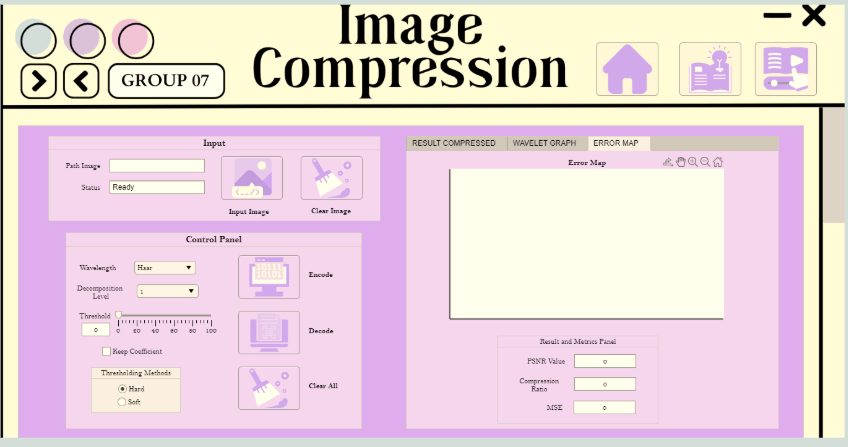
#> input picture images/gui_error_map_tab.png, 848 x 447 px
$ python demo.py ../images/gui_error_map_tab.png
#> lines starting #> are read from the running program, lines starting #| are printed output that depends on the picture
### python/wavelet_compression.py
"""
Wavelet image compression — Python port of the MATLAB app's core algorithm.

Mirrors the steps in matlab/simsim.mlapp:
    rgb2gray -> wavedec2 -> wthresh (hard/soft, all coefficients) -> waverec2
    -> MSE, PSNR, compression ratio (non-zero coefficients before / after)

MATLAB  -> PyWavelets
    wavedec2 / waverec2 (default 'sym' mode) -> pywt.wavedec2 / waverec2 (mode='symmetric')
    wthresh(C, 'h'|'s', T)                   -> pywt.threshold(C, T, 'hard'|'soft')
"""

from dataclasses import dataclass

import numpy as np
import pywt

# Same mapping as the dropdown in the MATLAB app
WAVELETS = {
    "Haar": "haar",
    "Daubechies": "db4",
    "Symlets": "sym4",
    "Coiflets": "coif2",
    "Biorthogonal": "bior2.2",
}


@dataclass
class CompressionResult:
    original: np.ndarray        # grayscale input (float64, 0-255)
    reconstructed: np.ndarray   # image after thresholding + inverse DWT
    coeffs: list                # wavelet coefficients before thresholding
    coeffs_thresh: list         # wavelet coefficients after thresholding
    mse: float
    psnr: float
    compression_ratio: float

    @property
    def error_map(self) -> np.ndarray:
        return np.abs(self.original - self.reconstructed)


def rgb2gray(img: np.ndarray) -> np.ndarray:
    """MATLAB rgb2gray: ITU-R BT.601 weights, rounded to uint8."""
    if img.ndim == 2:
        return img.astype(np.float64)
    rgb = img[..., :3].astype(np.float64)
    gray = rgb @ np.array([0.298936021293775, 0.587043074451121, 0.114020904255103])
    return np.round(gray).clip(0, 255)


def compress(img: np.ndarray, wavelet: str = "Haar", level: int = 1,
             threshold: float = 0.0, method: str = "hard") -> CompressionResult:
    """Run the full encode -> threshold -> decode pipeline on one image."""
    if not 1 <= level <= 5:
        raise ValueError("level must be between 1 and 5")
    if method not in ("hard", "soft"):
        raise ValueError("method must be 'hard' or 'soft'")

    wname = WAVELETS.get(wavelet, wavelet)
    gray = rgb2gray(img)

    # Encode: 2-D discrete wavelet transform
    coeffs = pywt.wavedec2(gray, wname, mode="symmetric", level=level)

    # Threshold every coefficient (approximation + details), like wthresh(C, ...) on the full vector
    arr, slices = pywt.coeffs_to_array(coeffs)
    arr_t = arr.copy() if threshold <= 0 else pywt.threshold(arr, threshold, mode=method)
    coeffs_t = pywt.array_to_coeffs(arr_t, slices, output_format="wavedec2")

    # Decode: inverse DWT, cropped to the original size
    rec = pywt.waverec2(coeffs_t, wname, mode="symmetric")[: gray.shape[0], : gray.shape[1]]

    mse = float(np.mean((gray - rec) ** 2))
    psnr = float(10 * np.log10(255.0**2 / mse)) if mse > 0 else float("inf")
    nz_before = np.count_nonzero(arr)
    nz_after = np.count_nonzero(arr_t)
    cr = nz_before / nz_after if nz_after > 0 else float("inf")

    return CompressionResult(gray, rec, coeffs, coeffs_t, mse, psnr, cr)


def coeff_image(coeffs: list) -> np.ndarray:
    """Pyramid layout of the coefficients (like wcodemat), each sub-band scaled to 0-1."""
    norm = [_scale(coeffs[0])]
    for detail in coeffs[1:]:
        norm.append(tuple(_scale(np.abs(d)) for d in detail))
    arr, _ = pywt.coeffs_to_array(norm)
    return arr


def _scale(x: np.ndarray) -> np.ndarray:
    x = np.asarray(x, dtype=np.float64)
    lo, hi = np.percentile(x, 1), np.percentile(x, 99)
    return np.clip((x - lo) / (hi - lo + 1e-12), 0, 1)

### python/demo.py
"""
Generates the figures and results table in the README.

    pip install -r requirements.txt
    python python/demo.py                 # uses the sample image
    python python/demo.py path/to/img.png # or your own image
"""

import sys
from pathlib import Path

import matplotlib

matplotlib.use("Agg")
import matplotlib.pyplot as plt
import numpy as np
from skimage import data, io

from wavelet_compression import WAVELETS, coeff_image, compress

ROOT = Path(__file__).resolve().parents[1]
OUT = ROOT / "images"
OUT.mkdir(exist_ok=True)

SURFACE = "#fcfcfb"
INK = "#0b0b0b"
INK_2 = "#5f5e57"
GRID = "#e4e3dd"
SERIES = {"hard": "#2a78d6", "soft": "#eb6834"}

plt.rcParams.update({
    "figure.facecolor": SURFACE,
    "axes.facecolor": SURFACE,
    "savefig.facecolor": SURFACE,
    "text.color": INK,
    "axes.labelcolor": INK_2,
    "xtick.color": INK_2,
    "ytick.color": INK_2,
    "axes.edgecolor": GRID,
    "font.size": 11,
})


def load_image():
    if len(sys.argv) > 1:
        return io.imread(sys.argv[1]), Path(sys.argv[1]).name
    # NASA photo of astronaut Eileen Collins (public domain), bundled with scikit-image
    return data.astronaut(), "astronaut (NASA, public domain)"


def show(ax, img, title, cmap="gray"):
    ax.imshow(img, cmap=cmap)
    ax.set_title(title, fontsize=12, color=INK, pad=8)
    ax.axis("off")


def pipeline_figure(img, wavelet="Daubechies", level=3, threshold=30, method="hard"):
    r = compress(img, wavelet, level, threshold, method)
    fig, axes = plt.subplots(1, 5, figsize=(20, 4.6))
    show(axes[0], r.original, "Original (grayscale)")
    show(axes[1], coeff_image(r.coeffs), "Wavelet coefficients")
    show(axes[2], coeff_image(r.coeffs_thresh), f"After {method} threshold (T={threshold})")
    show(axes[3], np.clip(r.reconstructed, 0, 255), "Reconstructed")
    show(axes[4], r.error_map, "Error map", cmap="magma")
    fig.suptitle(
        f"{wavelet} ({WAVELETS[wavelet]}), level {level}   ·   "
        f"PSNR {r.psnr:.2f} dB   ·   MSE {r.mse:.2f}   ·   compression ratio {r.compression_ratio:.2f}",
        fontsize=13, color=INK, y=0.04,
    )
    fig.tight_layout(rect=(0, 0.09, 1, 1))
    fig.savefig(OUT / "pipeline.png", dpi=110)
    plt.close(fig)
    return r


def threshold_grid(img, wavelet="Daubechies", level=3, thresholds=(10, 40, 80)):
    fig, axes = plt.subplots(2, len(thresholds), figsize=(4.6 * len(thresholds), 10))
    for row, method in enumerate(("hard", "soft")):
        for col, t in enumerate(thresholds):
            r = compress(img, wavelet, level, t, method)
            show(axes[row, col], np.clip(r.reconstructed, 0, 255),
                 f"{method.title()}, T={t}\nPSNR {r.psnr:.1f} dB · CR {r.compression_ratio:.1f}×")
    fig.tight_layout(h_pad=2.5)
    fig.savefig(OUT / "threshold_comparison.png", dpi=100)
    plt.close(fig)


def rate_distortion(img, wavelet="Daubechies", level=3):
    thresholds = np.arange(5, 101, 5)  # T=0 is lossless (PSNR ~ infinite), so it is left out
    fig, ax = plt.subplots(figsize=(8, 5))
    for method in ("hard", "soft"):
        pts = [compress(img, wavelet, level, t, method) for t in thresholds]
        cr = [p.compression_ratio for p in pts]
        ps = [p.psnr for p in pts]
        ax.plot(cr, ps, color=SERIES[method], lw=2, marker="o", ms=5,
                markeredgecolor=SURFACE, markeredgewidth=1.5, label=f"{method} thresholding")
        ax.annotate(method.title(), (cr[-1], ps[-1]), xytext=(8, 7 if method == "hard" else -7),
                    textcoords="offset points", color=INK, fontsize=11, va="center")
    ax.set_xscale("log")
    ax.set_xlabel("Compression ratio (non-zero coefficients before / after, log scale)")
    ax.set_ylabel("PSNR (dB)")
    ax.set_title(f"Quality vs. compression — {wavelet} level {level}, T = 5 → 100",
                 color=INK, loc="left", fontsize=12)
    ax.grid(True, color=GRID, lw=0.8)
    for s in ("top", "right"):
        ax.spines[s].set_visible(False)
    ax.legend(frameon=False, loc="upper right")
    fig.tight_layout()
    fig.savefig(OUT / "rate_distortion.png", dpi=110)
    plt.close(fig)


def wavelet_table(img, level=3, threshold=30, method="hard"):
    rows = []
    for name, wname in WAVELETS.items():
        r = compress(img, name, level, threshold, method)
        rows.append((name, wname, r.psnr, r.mse, r.compression_ratio))
    print(f"\nLevel {level}, threshold {threshold}, {method}:")
    print("| Wavelet | MATLAB name | PSNR (dB) | MSE | Compression ratio |")
    print("|---|---|---|---|---|")
    for name, wname, p, m, c in rows:
        print(f"| {name} | `{wname}` | {p:.2f} | {m:.2f} | {c:.2f}× |")


if __name__ == "__main__":
    img, label = load_image()
#> img is the input picture: shape (447, 848, 4); mean R, G, B, A 232.5, 213.3, 218.1, 255
#> label = 'gui_error_map_tab.png'
    print(f"Image: {label}, shape {img.shape}")
#| Image: gui_error_map_tab.png, shape (447, 848, 4)
    r = pipeline_figure(img)
#> in rgb2gray, `gray = rgb @ np.array([0.298936021293775, 0.587043074451121, 0.1140209..`:
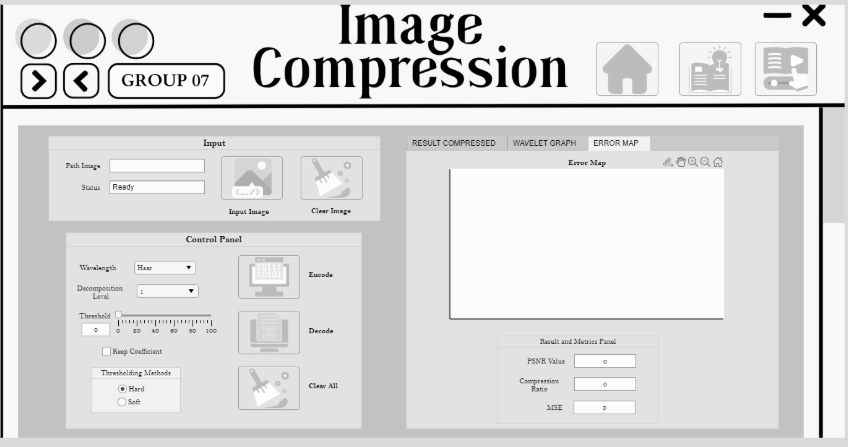
#> gray: shape (447, 848) float64; min 0, max 252.9, mean 219.6
#> in compress, `coeffs = pywt.wavedec2(gray, wname, mode="symmetric", level=level)`: coeffs = 4 items
#> in compress, `arr, slices = pywt.coeffs_to_array(coeffs)`:
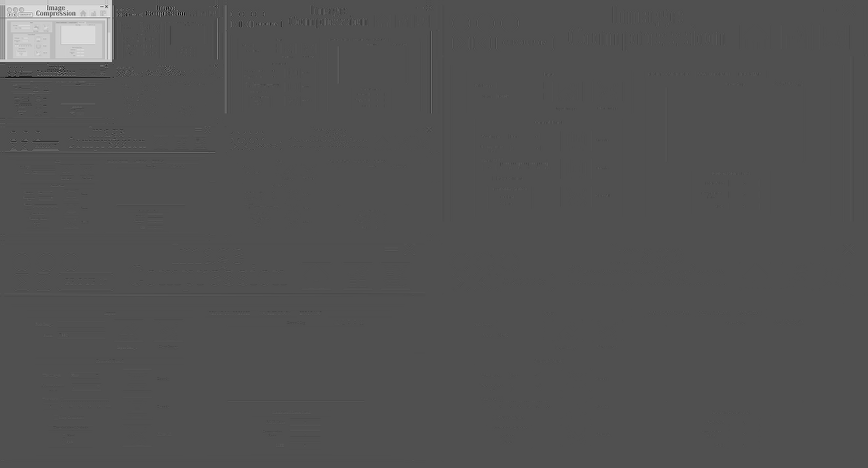
#> arr: shape (468, 868) float64; min -1161.2, max 2535.4, mean 29.7; drawn with min black and max white
#> in compress, `rec = pywt.waverec2(coeffs_t, wname, mode="symmetric")[: gray.shape[0]..`:
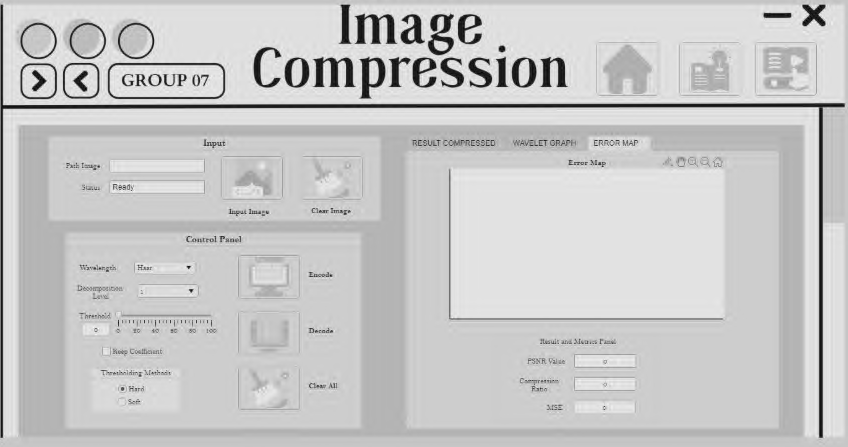
#> rec: shape (447, 848) float64; min -33.86, max 288.8, mean 219.6; drawn with min black and max white
#> in compress, `mse = float(np.mean((gray - rec) ** 2))`: mse = 23.5
#> in compress, `psnr = float(10 * np.log10(255.0**2 / mse)) if mse > 0 else float("inf")`: psnr = 34.42
#> in compress, `nz_before = np.count_nonzero(arr)`: nz_before = 394126
#> in compress, `nz_after = np.count_nonzero(arr_t)`: nz_after = 28857
#> in compress, `cr = nz_before / nz_after if nz_after > 0 else float("inf")`: cr = 13.66
#> in error_map, `return np.abs(self.original - self.reconstructed)`:
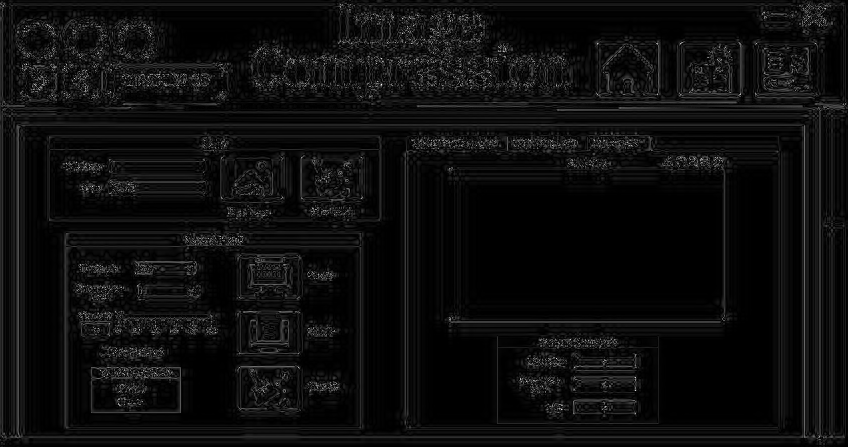
#> returned value: shape (447, 848) float64; min 0, max 54.51, mean 2.9; drawn with min black and max white
#> in pipeline_figure, `fig.savefig(OUT / "pipeline.png", dpi=110)`:
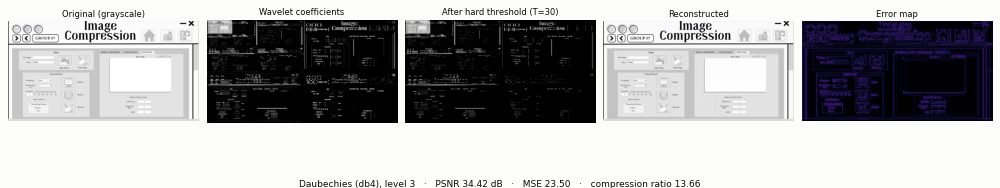
#> figure drawn by matplotlib, 5 panels
    print(f"Pipeline: PSNR {r.psnr:.2f} dB, MSE {r.mse:.2f}, CR {r.compression_ratio:.2f}")
#| Pipeline: PSNR 34.42 dB, MSE 23.50, CR 13.66
    threshold_grid(img)
#> the loop in threshold_grid, `for row, method in enumerate(("hard", "soft")):` made 2 passes
#> in threshold_grid, `fig.savefig(OUT / "threshold_comparison.png", dpi=100)`:
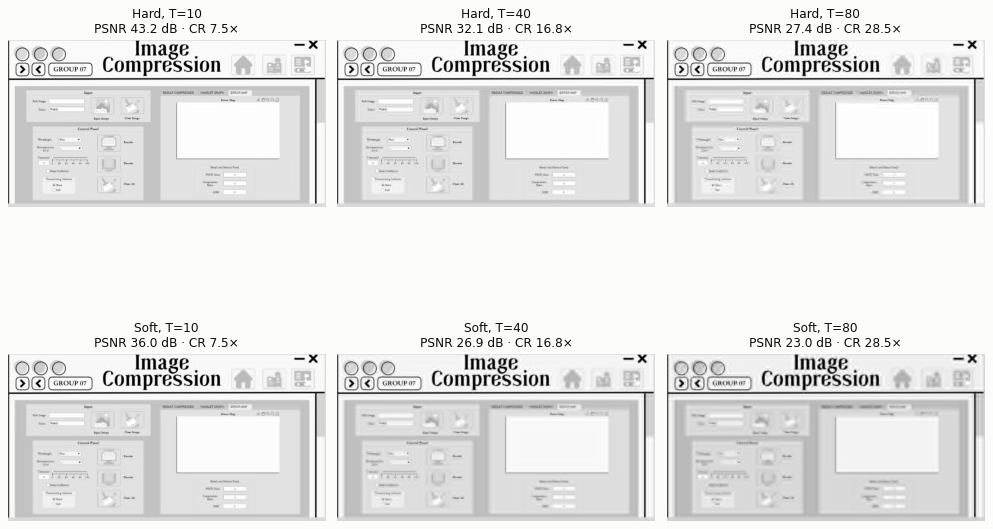
#> figure drawn by matplotlib, 6 panels
    rate_distortion(img)
#> in rate_distortion, `thresholds = np.arange(5, 101, 5)`: thresholds = 20 values from 5 to 100
#> the loop in rate_distortion, `for method in ("hard", "soft"):` made 2 passes
#> cr on passes 1 to 2: 32.89, 32.89
#> in rate_distortion, `fig.savefig(OUT / "rate_distortion.png", dpi=110)`:
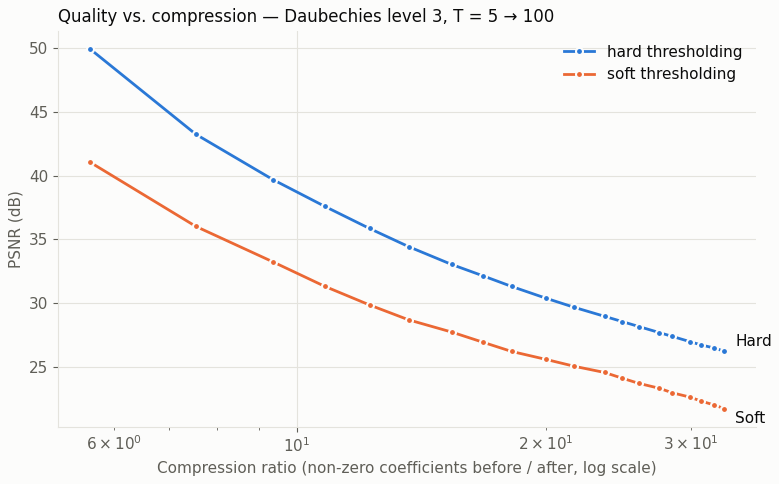
#> figure drawn by matplotlib, 1 panel; curve peaks at x = 5.62, y = 49.95; curve peaks at x = 5.62, y = 41.06
    wavelet_table(img)
#> the loop in wavelet_table, `for name, wname in WAVELETS.items():` made 5 passes
#> (mse in compress, psnr in compress, nz_before in compress, nz_after in compress, cr in compress) on passes 1 to 5: (14.03, 36.66, 61147, 24710, 2.47), (23.5, 34.42, 394126, 28857, 13.66), (22.34, 34.64, 394730, 28466, 13.87), (22.15, 34.68, 403818, 30027, 13.45), (19.44, 35.24, 96096, 26207, 3.67)
#> after the loop in wavelet_table, `for name, wname in WAVELETS.items():`: rows = [('Haar', 'haar', 36.66, 14.03, 2.47), ('Daubechies', 'db4', 34.42, 23.5, 13.66), ('Symlets', 'sym4', 34.64, 22.34, 13.87), ('Coiflets', 'coif2', 34.68, 22.15, 13.45), ('Biorthogonal', 'bior2.2', 35.24, 19.44, 3.67)]
#> the loop in wavelet_table, `for name, wname, p, m, c in rows:` made 5 passes
#| | Haar | `haar` | 36.66 | 14.03 | 2.47× |
#| | Daubechies | `db4` | 34.42 | 23.50 | 13.66× |
#| | Symlets | `sym4` | 34.64 | 22.34 | 13.87× |
#| | Coiflets | `coif2` | 34.68 | 22.15 | 13.45× |
#| | Biorthogonal | `bior2.2` | 35.24 | 19.44 | 3.67× |
    print(f"\nFigures saved to {OUT}")
